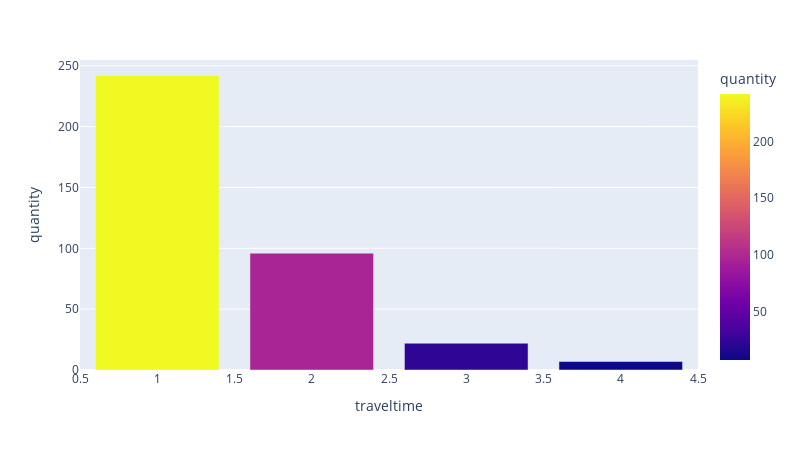

Notebook cell for this chart:
### Markdown cell above
### Колонка traveltime:
Время в пути до школы (1 - <15 мин., 2 - 15-30 мин., 3 - 30-60 мин., 4 - >60 мин.)

### Code cell
ColumnInfo(data.traveltime)

### Figure 1 — Plotly figure (JSON) as saved in the notebook; plotly's stock layout.template omitted (floating-point values rounded to 4 significant figures)
{"data": [{"alignmentgroup": "True", "hovertemplate": "traveltime=%{x}<br>quantity=%{marker.color}<extra></extra>", "legendgroup": "", "marker": {"color": [242, 96, 22, 7], "coloraxis": "coloraxis"}, "name": "", "offsetgroup": "", "orientation": "v", "showlegend": false, "textposition": "auto", "type": "bar", "x": [1, 2, 3, 4], "xaxis": "x", "y": [242, 96, 22, 7], "yaxis": "y"}], "layout": {"barmode": "relative", "coloraxis": {"colorbar": {"title": {"text": "quantity"}}, "colorscale": [[0, "#0d0887"], [0.1111, "#46039f"], [0.2222, "#7201a8"], [0.3333, "#9c179e"], [0.4444, "#bd3786"], [0.5556, "#d8576b"], [0.6667, "#ed7953"], [0.7778, "#fb9f3a"], [0.8889, "#fdca26"], [1, "#f0f921"]]}, "height": 450, "legend": {"tracegroupgap": 0}, "margin": {"t": 60}, "width": 800, "xaxis": {"anchor": "y", "domain": [0, 1], "title": {"text": "traveltime"}}, "yaxis": {"anchor": "x", "domain": [0, 1], "title": {"text": "quantity"}}}}
